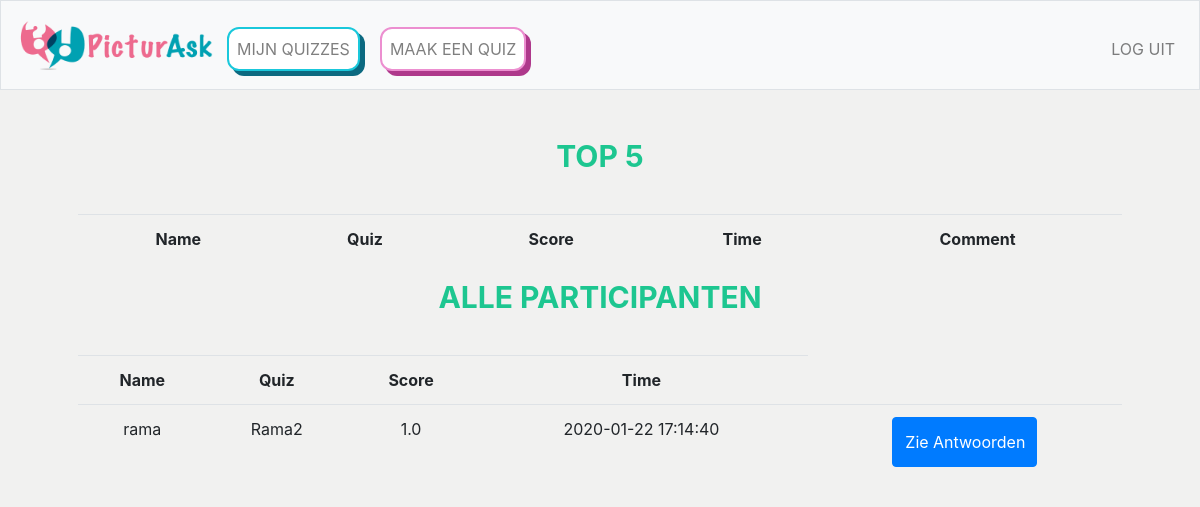
/index (signed in), run on the app's committed database.
### tables this page shows
CREATE TABLE 'participants' ('participant_id' integer PRIMARY KEY AUTOINCREMENT NOT NULL, 'quiz_id' integer NOT NULL, 'name' text NOT NULL, 'score' real, 'time'  timestamp DEFAULT CURRENT_TIMESTAMP  , 'comment' text);

CREATE TABLE 'quizes' ('quiz_id' integer PRIMARY KEY AUTOINCREMENT NOT NULL,'user_id' integer NOT NULL, 'quiz_titel'  text NOT NULL  , 'date'  timestamp DEFAULT CURRENT_DATE  , 'gif' text);

### application.py (the view)
@app.route("/index")
@login_required
def index():
    session["user_id"]
    my_quizes = db.execute("SELECT * FROM quizes WHERE user_id = :username",username=session["user_id"])
    participants_list = []
    for quiz in my_quizes:
        for participant in db.execute("SELECT * FROM participants WHERE  quiz_id = :quiz", quiz=quiz['quiz_id']):
            participant["quizname"] = quiz["quiz_titel"]
            participants_list.append(participant)
    participants_list.reverse()
    top_participants = sorted(participants_list, key=lambda x:x["score"])
    top_participants.reverse()
    return render_template("index.html", participants_list=participants_list, top_participants=top_participants[:-5])

### application.py (called while the page is built)
@app.after_request
def after_request(response):
    response.headers["Cache-Control"] = "no-cache, no-store, must-revalidate"
    response.headers["Expires"] = 0
    response.headers["Pragma"] = "no-cache"
    return response

### helpers.py (called while the page is built)
def login_required(f):
    @wraps(f)
    def decorated_function(*args, **kwargs):
        if session.get("user_id") is None:
            return redirect("/login")
        return f(*args, **kwargs)
    return decorated_function

### templates/index.html (shortened to what this page needs)
{% extends "layout.html" %}
{% block main %}
    <form action="/index" method="post">
        <div class="form-group">
            <table class="table table-hoverable">
                <h2>TOP 5</h2>
                <tr>
                    <th>Name</th>
                    <th>Quiz</th>
                    <th>Score</th>
                    <th>Time</th>
                    <th>Comment</th>
                </tr>
            </table>
            <table class="table table-hoverable">
                <h2>ALLE PARTICIPANTEN</h2>
                <tr>
                    <th>Name</th>
                    <th>Quiz</th>
                    <th>Score</th>
                    <th>Time</th>
                </tr>
                {% for part in participants_list %}
                    <tr>
                        <td>{{part["name"]}}</td>
                        <td>{{part["quizname"]}}</td>
                        <td>{{part["score"]}}</td>
                        <td>{{part["time"]}}</td>
                        <td> <button type="button" class="btn btn-primary" onclick="window.location.href='/antwoord/{{part['participant_id']}}'">Zie Antwoorden</button></td>
                    </tr>
                {% endfor %}
            </table>
        </div>
    </form>
{% endblock %}

### static/styles.css (style rules this page uses)
body { background-color: #F1F1F0; background-repeat: no-repeat; background-size: cover; }
table { margin-top: 40px; }
button { -webkit-transition-duration: 0.4s; transition-duration: 0.4s; width:50%; height: 50px; background-color: #1DC690; color: #3D550C; border-radius: 12px; }
h2 { font-size: 30px; font-weight: bold; color: #1DC690; }

### data on the page
participants: name "rama", quizname "Rama2", score "1.0", time "2020-01-22 17:14:40"
